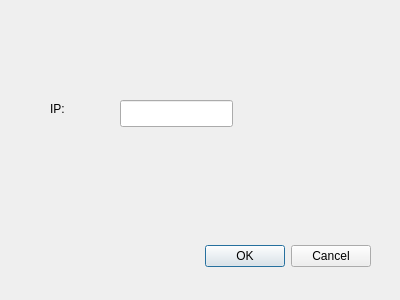
<?xml version="1.0" encoding="UTF-8"?>
<ui version="4.0">
 <class>ConnectDialog</class>
 <widget class="QDialog" name="ConnectDialog">
  <property name="geometry">
   <rect>
    <x>0</x>
    <y>0</y>
    <width>400</width>
    <height>300</height>
   </rect>
  </property>
  <property name="windowTitle">
   <string>Dialog</string>
  </property>
  <widget class="QDialogButtonBox" name="buttonBox">
   <property name="geometry">
    <rect>
     <x>30</x>
     <y>240</y>
     <width>341</width>
     <height>32</height>
    </rect>
   </property>
   <property name="orientation">
    <enum>Qt::Horizontal</enum>
   </property>
   <property name="standardButtons">
    <set>QDialogButtonBox::Cancel|QDialogButtonBox::Ok</set>
   </property>
  </widget>
  <widget class="QLineEdit" name="lineEdit">
   <property name="geometry">
    <rect>
     <x>120</x>
     <y>100</y>
     <width>113</width>
     <height>27</height>
    </rect>
   </property>
  </widget>
  <widget class="QLabel" name="label">
   <property name="geometry">
    <rect>
     <x>50</x>
     <y>100</y>
     <width>67</width>
     <height>17</height>
    </rect>
   </property>
   <property name="text">
    <string>IP:</string>
   </property>
  </widget>
 </widget>
 <resources/>
 <connections>
  <connection>
   <sender>buttonBox</sender>
   <signal>accepted()</signal>
   <receiver>ConnectDialog</receiver>
   <slot>accept()</slot>
   <hints>
    <hint type="sourcelabel">
     <x>248</x>
     <y>254</y>
    </hint>
    <hint type="destinationlabel">
     <x>157</x>
     <y>274</y>
    </hint>
   </hints>
  </connection>
  <connection>
   <sender>buttonBox</sender>
   <signal>rejected()</signal>
   <receiver>ConnectDialog</receiver>
   <slot>reject()</slot>
   <hints>
    <hint type="sourcelabel">
     <x>316</x>
     <y>260</y>
    </hint>
    <hint type="destinationlabel">
     <x>286</x>
     <y>274</y>
    </hint>
   </hints>
  </connection>
 </connections>
</ui>
